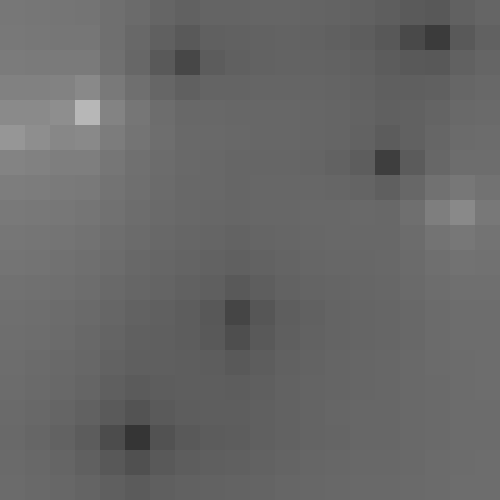
Frame 1 (no input)
Frame 60 (the mouse pressed at the canvas centre just before this capture): identical to frame 1, image omitted
Frame 120 (the mouse held since frame 60 and released just before this capture): identical to frame 1, image omitted

The Processing sketch that drew this single still picture (run headless with seeded random() and noise(); from frame 60 on, the mouse is pressed at the canvas centre):

// Processing sketch: Scramblers
// ── Scramblers.pde
/*
---------- Forwarded message ---------
From: Pitt, Jeremy V <j.pitt@imperial.ac.uk>
Date: Tue, Sep 1, 2020 at 3:03 AM
Subject: Re: Algorithm
To: Andrzej Nowak <andrzejn232@gmail.com>


Dear Andrzej

Sorry for the lack of clarity in the Alife paper.

Here is how I did it. I can also send the Polog code if he “speaks” Prolog.

The basic idea is something I dragged out of astrophysics and surface temperatures of stars.

So each scrambler has three properties: surface temperature (ST), intensity (Ixy) and location (X,Y).
Both ST and Ixy are random numbers in [20,40].

Then the intensity Ix1y1 at another location (X1,Y1) is

Ix1y1 = Ixy *  (1 / sqrt( abs( (X,Y), (X1,Y1) ) ) )

The temperature variation (TV)  at Ix1y1  is then 

TV = (Ix1y1 / Ixy) * ST

The total TV at the location  is the sum of all TVs for all  scramblers.

There was a hack I needed because in fact I used an inverse quadratic rather than an inverse square
because otherwise it was producing intensities that would take the values out of my assumed rang
for the ambient temperature [-100,100] but I am fairly sure this is equivalent to just lowering the range
of the random number generated for Ixy, or doubling the grid size, so no big deal.

Please let me know if this helps.
Best wishes
Jeremy 
*/

final boolean Euclid=false;
final int N=8; //Number of scramblers 4-8
final int side=20;//Side of area

int mult=1;//Visualisation multiplier

class scrambler
{
  float ST;
  float Ixy;
  float X,Y;
  scrambler()//constructor
  {
     ST=random(20,40);
     if(random(1)<0.5) 
        ST=-ST;
     Ixy=random(20,40);
     X=random(0,side);
     Y=random(0,side);
  }
};


scrambler[] Scrambs;

float fn(float X1,float Y1,float X2,float Y2)
{
  float dX=abs(X1-X2);
  if(Euclid) dX*=dX;//use if Euclidean distance
  
  float dY=abs(Y1-Y2);
  if(Euclid) dY*=dY;//use if Euclidean distance
  
  if(dX+dY > 0 )
    return sqrt(dX+dY);
  else
    return 0;
}

float calculate(scrambler[] Scrs,float X,float Y)
{
  float val=0;
  for(scrambler s:Scrs)
  {
    //Ixy *  //(1 / sqrt( abs( (X,Y), (X1,Y1) ) ) );
    float d=fn(X,Y,s.X,s.Y);
    float Ix1y1 = s.Ixy * (d>0?1/d:1);
    float TV = (Ix1y1 / s.Ixy) * s.ST;  
    val+=TV;
  }
  return val;
}

void setup()
{
  size(500,500);
  mult=width/side;
  frameRate(10);
  Scrambs=new scrambler[N];
  for(int i=0;i<N;i++)
    Scrambs[i]=new scrambler();
}

void draw()
{
  noStroke();
  for(int i=0;i<side;i++)
    for(int j=0;j<side;j++)
    {
      float value=calculate(Scrambs,i,j);
      value=map(value,-100,100,0,255);

      if(mult==1)
      {
        //stroke(255-value,255-value,value);
        stroke(value);
        point(i,j);
      }
      else
      {
        fill(value);
        rect(i*mult,j*mult,mult,mult);
      }
    }
}
